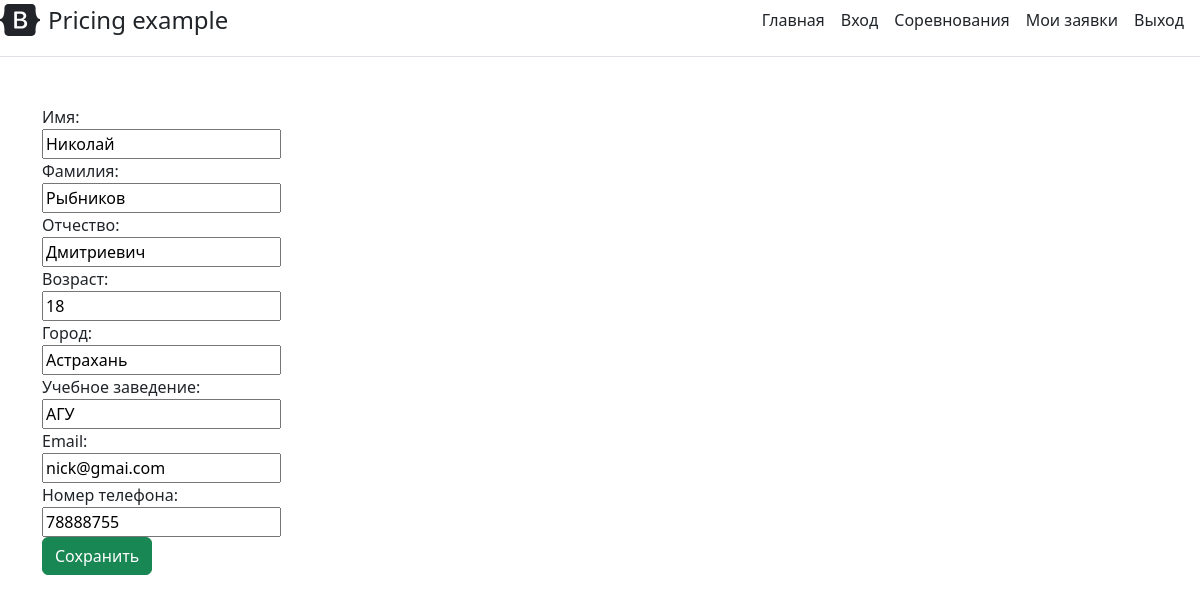
The app's page /private_office (signed in), older data.
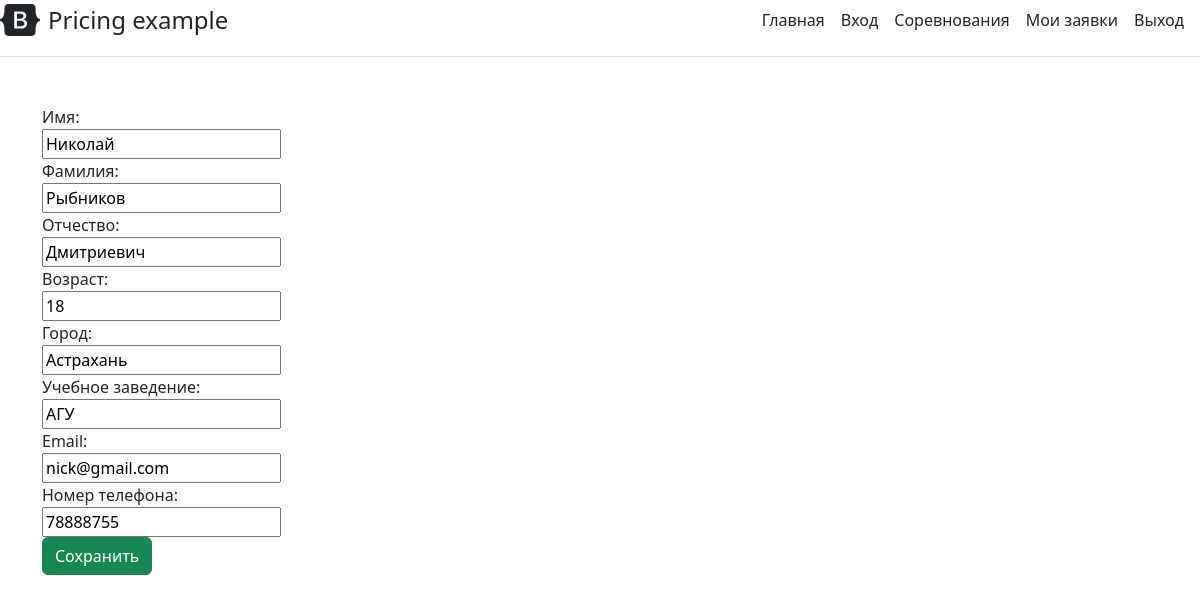
The same page, newer data.
### user_data.py (models this page shows, shortened)
class Users(db.Model, UserMixin):
    id = db.Column(db.Integer, primary_key=True)
    email = db.Column(db.String(50), unique=True)
    psw = db.Column(db.String(500), nullable=True)
    access_level = db.Column(db.Integer, default=1)
    date = db.Column(db.DateTime, default=datetime.utcnow)
    is_active = db.Column(db.Boolean, default=True)
    pr = db.relationship('Profiles', backref='users', uselist=False)

### app.py (the view, shortened to what this page needs)
@app.route('/private_office', methods=['GET', 'POST'])
@login_required
def private_office():
    user = current_user
    profile = user.profile
    sent_application = Sent_applications.query.all()
    profile = Profiles.query.filter_by(user_id=current_user.id).first()
    return render_template("private_office.html",user=user,profile=profile, sent_application=sent_application)

### app.py (called while the page is built)
@login_manager.user_loader
def load_user(user_id):
    return Users.query.get(int(user_id))

### templates/private_office.html (shortened to what this page needs)
{% extends 'base.html' %}
{% block body %}
<div class="container mt-5 d-flex flex-row">
  <div class="form-container">
    <form method="POST" action="/private_office">
      <label>Имя:</label>
      <input type="text" name="name" value="{{ profile.name }}" class="form-input">
      <label>Фамилия:</label>
      <input type="text" name="surname" value="{{ profile.surname }}" class="form-input">
      <label>Отчество:</label>
      <input type="text" name="patronymic" value="{{ profile.patronymic }}" class="form-input">
      <label>Возраст:</label>
      <input type="text" name="old" value="{{ profile.old }}" class="form-input">
      <label>Город:</label>
      <input type="text" name="city" value="{{ profile.city }}" class="form-input">
      <label>Учебное заведение:</label>
      <input type="text" name="educational_institution" value="{{ profile.educational_institution }}" class="form-input">
      <label>Email:</label>
      <input type="text" name="email" value="{{ user.email }}" class="form-input">
      <label>Номер телефона:</label>
      <input type="text" name="phone_number" value="{{ profile.phone_number }}" class="form-input">
      <button type="submit" class='btn btn-success'>Сохранить</button>
    </form>
  </div>
</div>
{% endblock %}

Row changes from the older to the newer data that the page shows:
changed Users: email "nick@gmai.com" → "nick@gmail.com"
